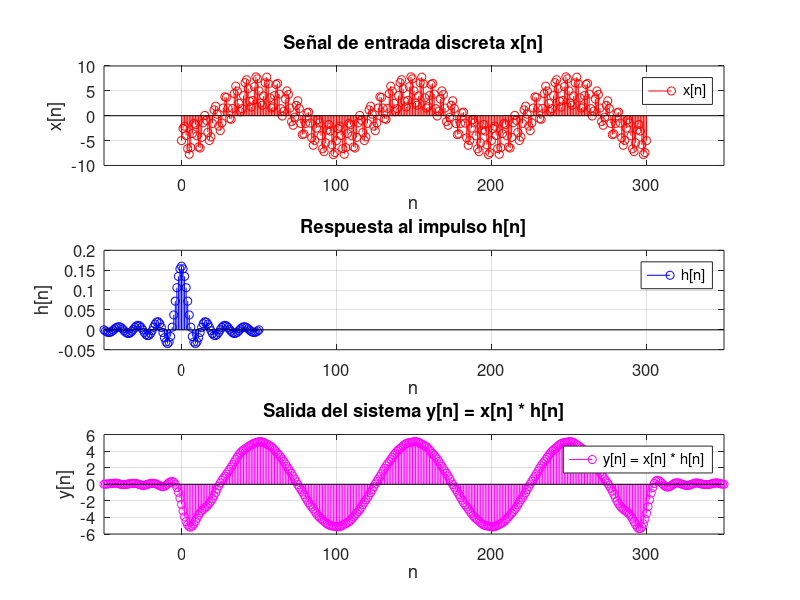

The MATLAB source for this figure:

% Cantidad de Muestras
Nx = 301;

% Periodo de Muestreo
dt = 0.0001;

% Rango de Muestreo (Inicia en 0 y termina en La cantidad de muestras -1)
% (Recordar que el 0 cuenta)
t = 0:dt:(Nx-1)*dt;

% x[n]
x = -5*cos(2* pi *100*t) + 3*sin(2*pi*1500*t);
n = 0:Nx-1;

% Frecuencia de Corte
Fc = 800;

% Cantidad de Muestras
Nh = 101;

% dt es igual al usado en el muestreo

% Valores no nulos del Vector
M = (Nh-1)/2;
m = -M:M;

% h[n]
h=2*Fc*dt*sinc(2*Fc*dt*m);



% y[n]
y = conv(x,h);
ny = ((n(1)+m(1)):(n(end)+m(end)));

% Escalas
a = min([n m ny]);
b = max([n m ny]);


% Graficos
figure('Name', 'TP2', 'NumberTitle', 'off');


% Primer Grafico
subplot(3,1,1);
stem(n, x, 'r');
legend('x[n]');
title('Señal de entrada discreta x[n]');
set(gca, 'FontSize', 12);
xlabel('n');
ylabel('x[n]');
grid on;
xlim([a,b])

% Segundo Grafico
subplot(3,1,2);
stem(m, h, 'b');
legend('h[n]');
title('Respuesta al impulso h[n]');
set(gca, 'FontSize', 12);
xlabel('n');
ylabel('h[n]');
grid on;
xlim([a,b])


% Tercer Grafico
subplot(3,1,3);
stem(ny, y, 'm');
legend('y[n] = x[n] * h[n]');
title('Salida del sistema y[n] = x[n] * h[n]');
set(gca, 'FontSize', 12);
xlabel('n');
ylabel('y[n]');
grid on;
xlim([a,b])
